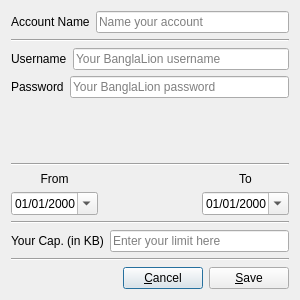
<?xml version="1.0" encoding="UTF-8"?>
<ui version="4.0">
 <class>AccountDialog</class>
 <widget class="QDialog" name="AccountDialog">
  <property name="geometry">
   <rect>
    <x>0</x>
    <y>0</y>
    <width>300</width>
    <height>300</height>
   </rect>
  </property>
  <property name="minimumSize">
   <size>
    <width>300</width>
    <height>300</height>
   </size>
  </property>
  <property name="maximumSize">
   <size>
    <width>300</width>
    <height>300</height>
   </size>
  </property>
  <property name="windowTitle">
   <string>Account credentials</string>
  </property>
  <property name="windowIcon">
   <iconset resource="blusage.qrc">
    <normaloff>:/blusage.png</normaloff>:/blusage.png</iconset>
  </property>
  <layout class="QGridLayout" name="gridLayout">
   <item row="0" column="0">
    <layout class="QHBoxLayout" name="horizontalLayout_4">
     <item>
      <widget class="QLabel" name="label_5">
       <property name="text">
        <string>Account Name</string>
       </property>
      </widget>
     </item>
     <item>
      <widget class="QLineEdit" name="accountNameEdit">
       <property name="placeholderText">
        <string>Name your account</string>
       </property>
      </widget>
     </item>
    </layout>
   </item>
   <item row="1" column="0">
    <widget class="Line" name="line_3">
     <property name="orientation">
      <enum>Qt::Horizontal</enum>
     </property>
    </widget>
   </item>
   <item row="2" column="0">
    <layout class="QHBoxLayout" name="horizontalLayout">
     <item>
      <widget class="QLabel" name="label">
       <property name="text">
        <string>Username</string>
       </property>
      </widget>
     </item>
     <item>
      <widget class="QLineEdit" name="usernameEdit">
       <property name="placeholderText">
        <string>Your BanglaLion username</string>
       </property>
      </widget>
     </item>
    </layout>
   </item>
   <item row="3" column="0">
    <layout class="QHBoxLayout" name="horizontalLayout_2">
     <item>
      <widget class="QLabel" name="label_2">
       <property name="text">
        <string>Password</string>
       </property>
      </widget>
     </item>
     <item>
      <widget class="QLineEdit" name="passwordEdit">
       <property name="echoMode">
        <enum>QLineEdit::Password</enum>
       </property>
       <property name="placeholderText">
        <string>Your BanglaLion password</string>
       </property>
      </widget>
     </item>
    </layout>
   </item>
   <item row="4" column="0">
    <spacer name="verticalSpacer">
     <property name="orientation">
      <enum>Qt::Vertical</enum>
     </property>
     <property name="sizeHint" stdset="0">
      <size>
       <width>17</width>
       <height>8</height>
      </size>
     </property>
    </spacer>
   </item>
   <item row="5" column="0">
    <widget class="Line" name="line_4">
     <property name="orientation">
      <enum>Qt::Horizontal</enum>
     </property>
    </widget>
   </item>
   <item row="6" column="0">
    <layout class="QHBoxLayout" name="horizontalLayout_3">
     <item>
      <layout class="QVBoxLayout" name="verticalLayout">
       <item>
        <widget class="QLabel" name="label_3">
         <property name="text">
          <string>From</string>
         </property>
         <property name="alignment">
          <set>Qt::AlignCenter</set>
         </property>
        </widget>
       </item>
       <item>
        <widget class="QDateEdit" name="fromDate">
         <property name="displayFormat">
          <string>dd/MM/yyyy</string>
         </property>
         <property name="calendarPopup">
          <bool>true</bool>
         </property>
        </widget>
       </item>
      </layout>
     </item>
     <item>
      <spacer name="horizontalSpacer">
       <property name="orientation">
        <enum>Qt::Horizontal</enum>
       </property>
       <property name="sizeHint" stdset="0">
        <size>
         <width>40</width>
         <height>20</height>
        </size>
       </property>
      </spacer>
     </item>
     <item>
      <layout class="QVBoxLayout" name="verticalLayout_2">
       <item>
        <widget class="QLabel" name="label_4">
         <property name="text">
          <string>To</string>
         </property>
         <property name="alignment">
          <set>Qt::AlignCenter</set>
         </property>
        </widget>
       </item>
       <item>
        <widget class="QDateEdit" name="toDate">
         <property name="displayFormat">
          <string>dd/MM/yyyy</string>
         </property>
         <property name="calendarPopup">
          <bool>true</bool>
         </property>
        </widget>
       </item>
      </layout>
     </item>
    </layout>
   </item>
   <item row="7" column="0">
    <widget class="Line" name="line_2">
     <property name="orientation">
      <enum>Qt::Horizontal</enum>
     </property>
    </widget>
   </item>
   <item row="8" column="0">
    <layout class="QHBoxLayout" name="horizontalLayout_6">
     <item>
      <widget class="QLabel" name="label_6">
       <property name="text">
        <string>Your Cap. (in KB)</string>
       </property>
      </widget>
     </item>
     <item>
      <widget class="QLineEdit" name="capEdit">
       <property name="echoMode">
        <enum>QLineEdit::Normal</enum>
       </property>
       <property name="placeholderText">
        <string>Enter your limit here</string>
       </property>
      </widget>
     </item>
    </layout>
   </item>
   <item row="9" column="0">
    <widget class="Line" name="line">
     <property name="orientation">
      <enum>Qt::Horizontal</enum>
     </property>
    </widget>
   </item>
   <item row="10" column="0">
    <layout class="QHBoxLayout" name="horizontalLayout_5">
     <item>
      <spacer name="horizontalSpacer_2">
       <property name="orientation">
        <enum>Qt::Horizontal</enum>
       </property>
       <property name="sizeHint" stdset="0">
        <size>
         <width>37</width>
         <height>17</height>
        </size>
       </property>
      </spacer>
     </item>
     <item>
      <widget class="QPushButton" name="cancelButton">
       <property name="text">
        <string>&amp;Cancel</string>
       </property>
      </widget>
     </item>
     <item>
      <widget class="QPushButton" name="saveButton">
       <property name="text">
        <string>&amp;Save</string>
       </property>
      </widget>
     </item>
    </layout>
   </item>
  </layout>
 </widget>
 <resources>
  <include location="blusage.qrc"/>
 </resources>
 <connections>
  <connection>
   <sender>cancelButton</sender>
   <signal>clicked()</signal>
   <receiver>AccountDialog</receiver>
   <slot>reject()</slot>
   <hints>
    <hint type="sourcelabel">
     <x>156</x>
     <y>226</y>
    </hint>
    <hint type="destinationlabel">
     <x>149</x>
     <y>124</y>
    </hint>
   </hints>
  </connection>
  <connection>
   <sender>saveButton</sender>
   <signal>clicked()</signal>
   <receiver>AccountDialog</receiver>
   <slot>accept()</slot>
   <hints>
    <hint type="sourcelabel">
     <x>247</x>
     <y>226</y>
    </hint>
    <hint type="destinationlabel">
     <x>149</x>
     <y>124</y>
    </hint>
   </hints>
  </connection>
 </connections>
</ui>
